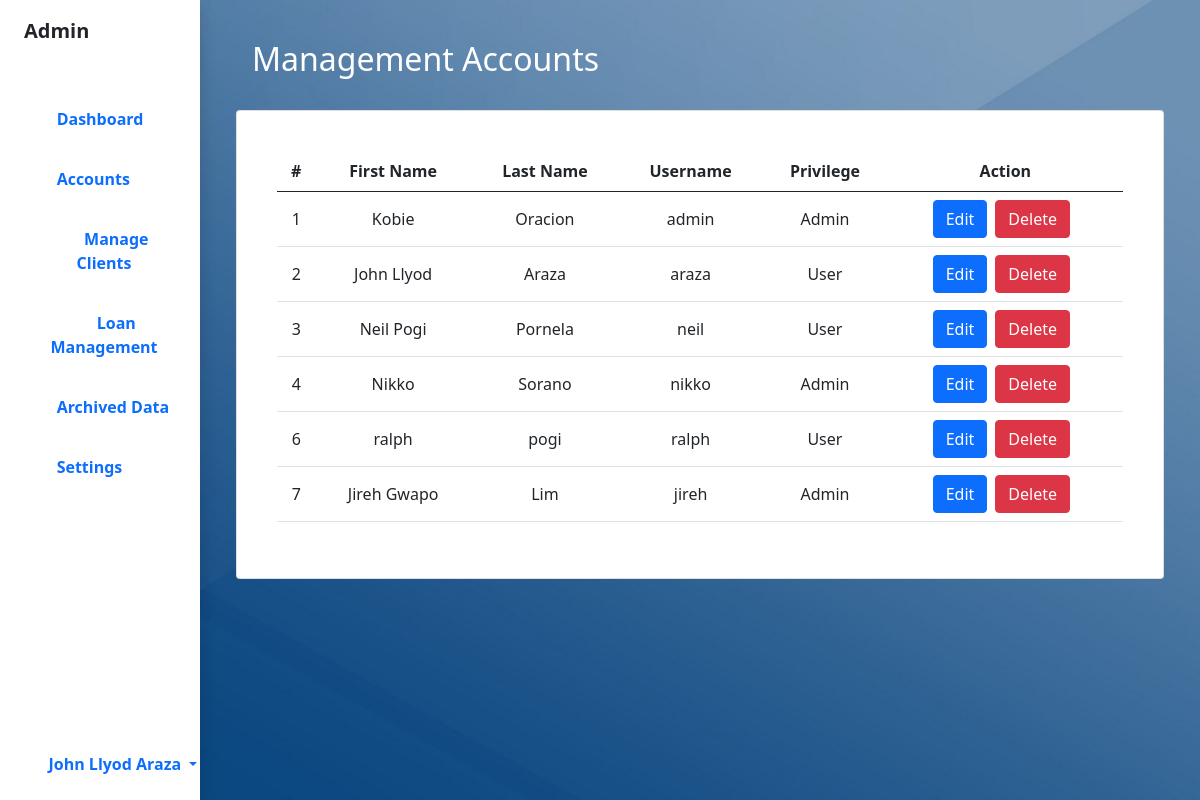
/php/manage-clients.php (signed in), run on the app's committed database.
### tables this page shows
CREATE TABLE `accounts` (
  `acc_no` bigint(11) NOT NULL,
  `first_name` text NOT NULL,
  `last_name` text NOT NULL,
  `email_add` varchar(69) NOT NULL,
  `mobile_no` bigint(11) NOT NULL,
  `birth_date` date NOT NULL,
  `age` int(3) NOT NULL,
  `address` longtext NOT NULL,
  `valid_id` mediumblob NOT NULL,
  `username` varchar(11) NOT NULL,
  `password` varchar(15) NOT NULL,
  `acc_status` enum('New','Repeat','Loyal','Terminated') NOT NULL,
  `acc_priv` enum('Admin','User') NOT NULL,
  `profile_pic` longblob NOT NULL,
  `date_registered` timestamp NULL DEFAULT NULL
);

### php/manage-clients.php (the view, shortened to what this page needs)
<?php
	include_once "database.php";
?>
<!DOCTYPE html>
<html>
<head>
	<link rel="stylesheet" type="text/css" href="../css/bootstrap.min.css">
	<link rel="stylesheet" type="text/css" href="../css/style-min.css">
	<link rel="stylesheet" type="text/css" href="../css/fontawesome.css">
	<link rel="stylesheet" type="text/css" href="../css/brands.css">
	<link rel="stylesheet" type="text/css" href="../css/solid.css">
</head>
<body>
<div class="container-fluid">
	<div class="row flex-nowrap">
		<div class="col-auto col-md-3 col-xl-2 px-sm-2 px-0 bg-white shadow">
			<div class="d-flex flex-column align-items-center align-items-sm-start px-3 pt-3 min-vh-100">
				<span class="fs-5 d-none d-sm-inline fw-bold">Admin</span>
				<ul class="nav nav-pills flex-column mb-sm-auto mb-0 ms-2 align-items-start" id="menu">
					<li class="nav-item nav-list">
						<a href="dashboard.php" class="nav-link align-middle px-0 text-wrap">
							<i class="fas fa-regular fa-gauge bi me-2"></i>
							<span class="d-none d-sm-inline fw-bold">Dashboard</span>
						</a>
					</li>
					<li class="nav-item nav-list">
						<a href="manage-accounts.php" class="nav-link align-middle px-0">
							<i class="fas fa-regular fa-user bi me-2"></i>
							<span class="d-none d-sm-inline fw-bold">Accounts</span>
						</a>
					</li>
					<li class="nav-item nav-list">
						<a href="manage-clients.php" class="nav-link align-middle px-0">
							<i class="fas fa-regular fa-user-group bi me-2"></i>
							<span class="d-none d-sm-inline fw-bold">Manage Clients</span>
						</a>
					</li>
					<li class="nav-item nav-list">
						<a href="loan-management.php" class="nav-link align-middle px-0">
							<i class="fas fa-regular fa-hand-holding-dollar bi me-2"></i>
							<span class="d-none d-sm-inline fw-bold">Loan Management</span>
						</a>
					</li>
					<li class="nav-item nav-list">
						<a href="archive-data.php" class="nav-link align-middle px-0">
						<i class="fa-solid fa-box-archive bi me-2"></i>
							<span class="d-none d-sm-inline fw-bold">Archived Data</span>
						</a>
					</li>
					<li class="nav-item nav-list">
						<a href="admin-settings.php" class="nav-link align-middle px-0">
							<i class="fas fa-regular fa-gear bi me-2"></i>
							<span class="d-none d-sm-inline fw-bold">Settings</span>
						</a>
					</li>
				</ul>
				<div class="dropdown pb-4">
					<a href="#" class="d-flex align-items-center text-decoration-none dropdown-toggle" id="user-dropdown" data-bs-toggle="dropdown" aria-expanded="false">
						<i class="fas fa-regular fa-circle-user bi me-2"></i>
						<span class="d-none d-sm-inline mx-1 fw-bold">
							<?php
								echo $_SESSION['first'];
								echo $_SESSION['last'];
							?>
						</span>
					</a>
				</div>
			</div>
		</div>
		<div class="col py-3 d-flex justify-content-center overflow-auto">
			<div class="container-fluid">
				<div class="row">
					<div class="col">
						<br>
						<h2 class="text-white text-start ps-3">Management Accounts</h2><br>
					</div>
				</div>
				<div class="row">
					<div class="col ">
						<div class="card">
							<div class="card-body rounded-3 m-4 table-responsive-sm">
								<table class="table table-hover align-middle">
									<thead>
										<tr>
											<th scope="col">#</th>
											<th scope="col">First Name</th>
											<th scope="col">Last Name</th>
											<th scope="col">Username</th>
											<th scope="col">Privilege</th>
											<th scope="col">Action</th>
										</tr>
									</thead>
									<tbody>
										<tr>
											<?php
										$records = mysqli_query($config," select * from accounts" );
										 while($data = mysqli_fetch_array ($records) )
										 {
										?>
										<tr>
											<td scope="row"><?php  echo $data ['acc_no']?></td>
											<td><?php  echo $data ['first_name']?></td>
											<td><?php  echo $data ['last_name']?></td>
											<td><?php  echo $data ['username']?></td>
											<td> <?php  echo $data ['acc_priv']?></td>
											<td>
												<div class="d-flex flex-row justify-content-center">
									                 <div>
									                	<input class="btn btn-primary editbtn" type="button" name="edit-user" value="Edit"   data-bs-toggle="modal" data-bs-target="#showUserData">
									                </div>
									                <div class="ps-2">
									                	<input class="btn btn-danger deletebtn" type="button" name="delete-user" value="Delete"data-bs-toggle="modal" data-bs-target="#deletemodal">
									                </div>
									                <div class="ps-2">
									                </div>
									            </div>
											</td>
										</tr>
										<?php
									}
										?>
									</tbody>
								</table>
							</div>
						</div>
					</div>
				</div>
			</div>
		</div>
	</div>
</div>
</body>
</html>

### css/style-min.css (style rules this page uses)
body { text-align: center; background-image: url(../img/login-bg3.jpg); height: 100vh; background-position: center; background-repeat: no-repeat; background-attachment: fixed; background-size: cover; }
.nav-list { margin-top: 20px; }

### css/brands.css (style rules this page uses)
:root, :host { --fa-font-brands: normal 400 1em/1 "Font Awesome 6 Brands"; }

### css/solid.css (style rules this page uses)
:root, :host { --fa-font-solid: normal 900 1em/1 "Font Awesome 6 Free"; }
.fas, .fa-solid { font-family: 'Font Awesome 6 Free'; font-weight: 900; }

### data on the page
accounts: acc_no "1", first_name "Kobie", last_name "Oracion", username "admin", acc_priv "Admin"
accounts: acc_no "2", first_name "John Llyod", last_name "Araza", username "araza", acc_priv "User"
accounts: acc_no "3", first_name "Neil Pogi", last_name "Pornela", username "neil", acc_priv "User"
accounts: acc_no "4", first_name "Nikko", last_name "Sorano", username "nikko", acc_priv "Admin"
accounts: acc_no "6", first_name "ralph", last_name "pogi", username "ralph", acc_priv "User"
accounts: acc_no "7", first_name "Jireh Gwapo", last_name "Lim", username "jireh", acc_priv "Admin"

### other printed values
$_SESSION['first'] "John Llyod"
$_SESSION['last'] "Araza"
